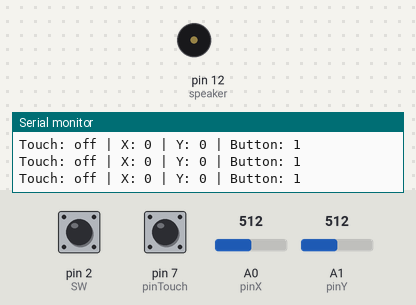
A sketch run on a simulated Arduino Uno, built with avr-gcc and run on an emulated ATmega328P. Parts: buzzer (waves = sounding), the last lines printed to the serial monitor. The inputs (shaded band) are chosen by the test bench; at power-on: pin 7 (pinTouch) LOW, pin 2 (SW) HIGH, A0 (pinX) = 512, A1 (pinY) = 512.

Above: at 1.3 s.
1.4 s: pin 7 (pinTouch) pulled HIGH for 0.6 s
At 1.9 s:
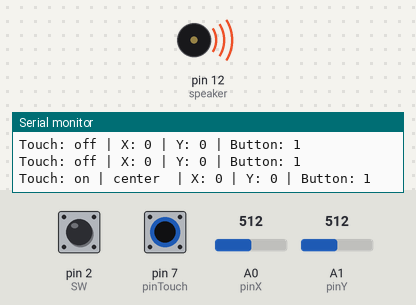
8.6 s: pin 7 (pinTouch) pulled HIGH for 1 s
At 11.0 s:
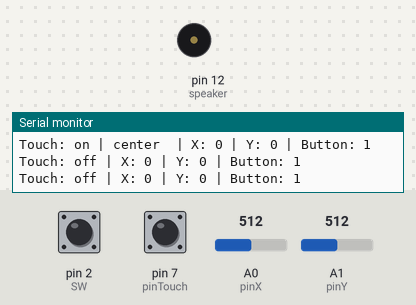
Timing chart, 0 to 12.5 s (numbered marks = the images above; inputs shaded):
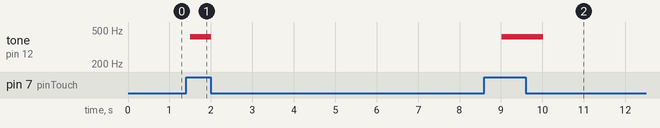

The sketch:

Mini_Joypad_-_Code_Demo.ino
```cpp
const int pinX = A0;
const int pinY = A1;
const int SW = 2;

int posX = 0;
int posY = 0;
int button;
int mapX = 0;
int mapY = 0;

const int speaker = 12;
//Tutorial: https://learn.adafruit.com/adafruit-arduino-lesson-10-making-sounds/playing-a-scale
//note pitch numbers
int tones[] = {261, 277, 294, 311, 330, 349, 370, 392, 415, 440};
//            mid C  C#   D    D#   E    F    F#   G    G#   A

const int pinTouch = 7;
int touch;

void setup() {
  Serial.begin(115200);

  pinMode(pinX, INPUT);
  pinMode(pinY, INPUT);
  pinMode(SW, INPUT);
  //Tutorial: https://www.brainy-bits.com/post/how-to-connect-and-use-analog-joystick-with-an-arduino
  //with out declaring it, the value would jump between 0 and 1
  digitalWrite(SW, HIGH);

  pinMode(pinTouch, INPUT);
}

void loop() {
  posX = analogRead(pinX);
  posY = analogRead(pinY);
  button = digitalRead(SW);
  //Tutorial: https://create.arduino.cc/projecthub/MisterBotBreak/how-to-use-a-joystick-with-serial-monitor-1f04f0
  //the max value of joystick is 1023, normalize the value in to xy coordinates
  mapX = map(posX, 0, 1023, -100, 100);
  mapY = map(posY, 0, 1023, -100, 100);

  touch = digitalRead(pinTouch);

  //My Code: when touch sensor is triggered, play the tone based on the position of the joystick
  //use 90 instead of 100, lower percision required
  if(touch == HIGH) {
    Serial.print("Touch: on");

    //Up
    if (mapX < 90 && mapX > -90 && mapY <= -90){
      tone(speaker, tones[0]);
      Serial.print(" | up ");
    }
    //Up right
    else if (mapX >= 90 && mapY <= -90){
      tone(speaker, tones[1]);
      Serial.print(" | up right ");
    }
    //Right
    else if (mapX >= 90 && mapY < 90 && mapY > -90){
      tone(speaker, tones[2]);
      Serial.print(" | right ");
    }
    //Down right
    else if (mapX >= 90 && mapY >= 90){
      tone(speaker, tones[3]);
      Serial.print(" | down right ");
    }
    //Down
    else if (mapX < 90 && mapX > -90 && mapY >= 90){
      tone(speaker, tones[4]);
      Serial.print(" | down ");
    }
    //Down left
    else if (mapX <= -90 && mapY >= 90){
      tone(speaker, tones[5]);
      Serial.print(" | down left ");
    }
    //Left
    else if (mapX <= -90 && mapY < 90 && mapY > -90){
      tone(speaker, tones[6]);
      Serial.print(" | left ");
    }
    //Up left
    else if (mapX <= -90 && mapY <= -90){
      tone(speaker, tones[7]);
      Serial.print(" | up left ");
    }
    //Center
    else{
      //Button
      if(button == LOW){
        tone(speaker, tones[9]);
        Serial.print(" | button ");
      }
      //Center
      else{
        tone(speaker, tones[8]);
        Serial.print(" | center ");
      }
    }


  }
  else {
    noTone(speaker);
    Serial.print("Touch: off");
  }


  //Tutorial: https://create.arduino.cc/projecthub/MisterBotBreak/how-to-use-a-joystick-with-serial-monitor-1f04f0
  //an organized way to show values in the serial monitor
  Serial.print(" | X: ");
  Serial.print(mapX);
  Serial.print(" | Y: ");
  Serial.print(mapY);
  Serial.print(" | Button: ");
  Serial.println(button);

  delay(500);

}
```

Measured:
- after the input at 1.4 s, tone on pin 12 (speaker): silent → 415 Hz after 0.10 s, → silent 0.50 s later
- after the input at 8.6 s, tone on pin 12 (speaker): silent → 415 Hz after 0.42 s, → silent 1.0 s later
